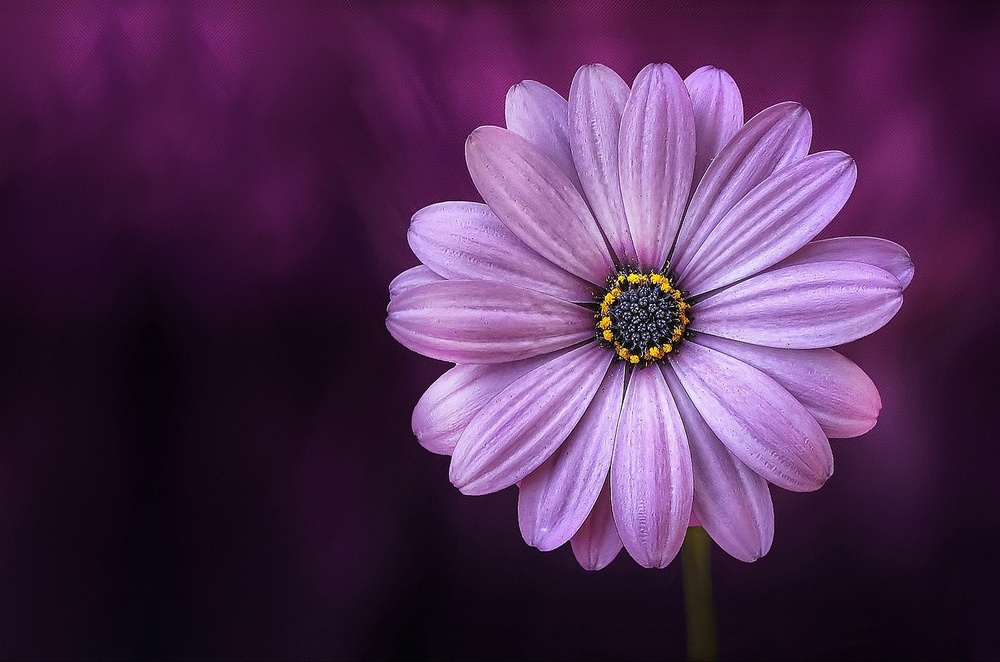
#> input picture images/flower.jpg, 1000 x 662 px, shrunk from 1280 x 848 before the run
$ jupyter execute cropping.ipynb
#> lines starting #> are read from the running program, lines starting #| are printed output that depends on the picture
[cell 1]
import cv2
import numpy as np

img = cv2.imread("images/flower.jpg")
#> img is the input picture: shape (662, 1000, 3); mean B, G, R 84.6, 46.3, 81.2

# cropping an image
img_crop = img[100:300, 200:500]
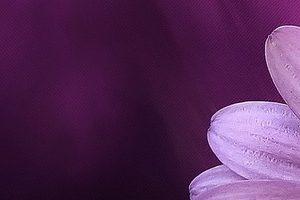
#> img_crop: shape (200, 300, 3); mean B, G, R 85.8, 41.5, 84.7
#cv2.imwrite('images/small_flower.jpg' , img_crop)

cv2.imshow("window", img_crop)
cv2.waitKey(0)


$ run again, with images/balance.jpg copied over images/flower.jpg
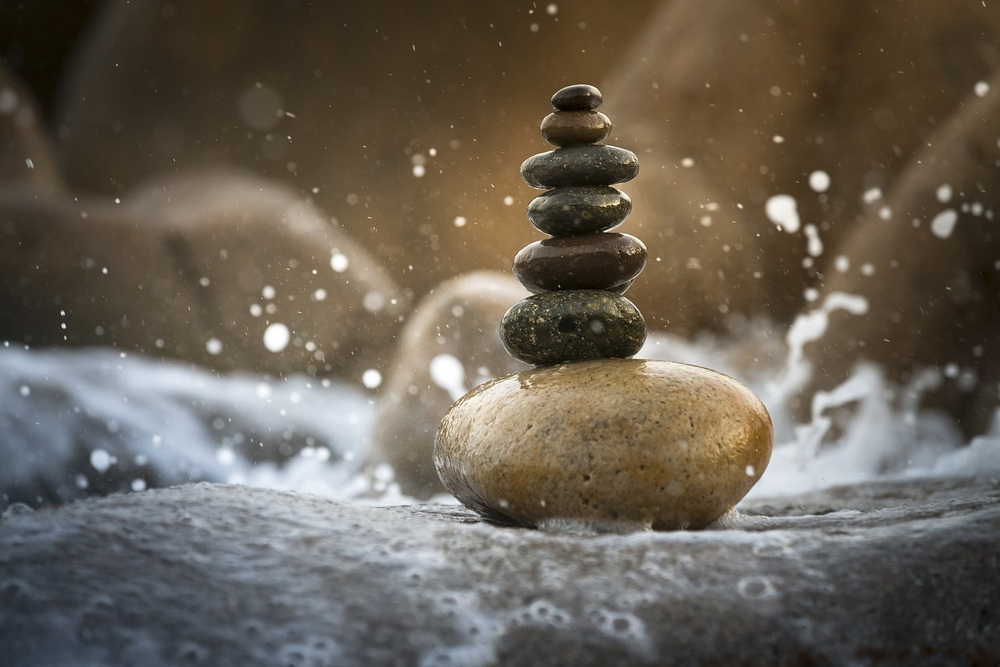
#> input picture images/balance.jpg, 1000 x 667 px, shrunk from 1280 x 854 before the run
#> img is the input picture: shape (667, 1000, 3); mean B, G, R 84.6, 95.9, 103.9
#> `img_crop = img[100:300, 200:500]`:
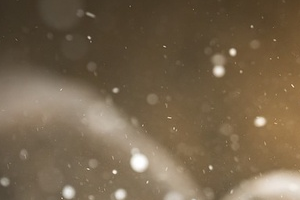
#> img_crop: shape (200, 300, 3); mean B, G, R 75.8, 99.9, 117.9

$ run again, with images/cycle.jpg copied over images/flower.jpg
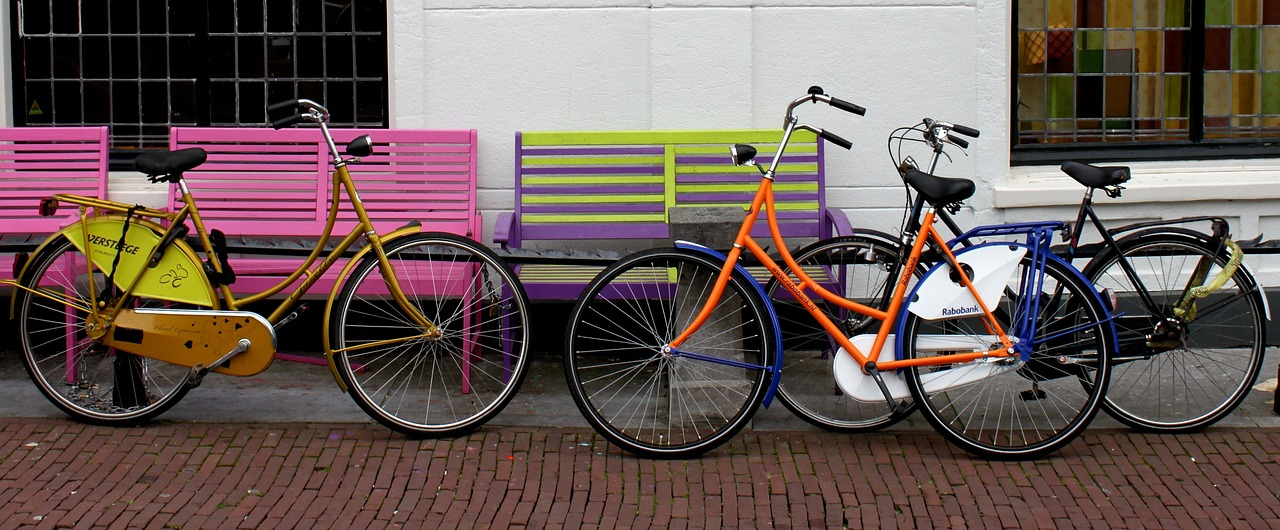
#> input picture images/cycle.jpg, 1280 x 530 px
#> img is the input picture: shape (530, 1280, 3); mean B, G, R 85.3, 89.8, 106.3
#> `img_crop = img[100:300, 200:500]`:
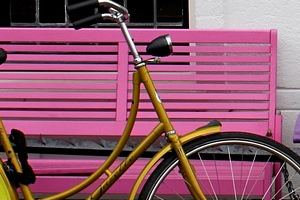
#> img_crop: shape (200, 300, 3); mean B, G, R 107.1, 87.1, 144
